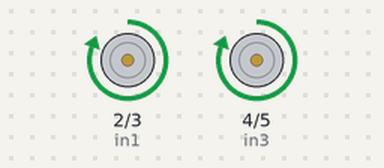
A sketch run on a simulated Arduino Uno, built with avr-gcc and run on an emulated ATmega328P. Shown: motor-driver pin pairs drawn as motors (green arrow = first pin HIGH = forward, orange = second pin HIGH = backward, longer = more drive).

Above: at 0.3 s.
At 3.0 s:
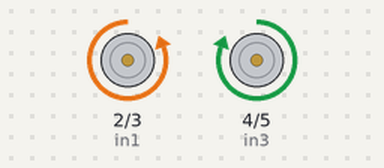
At 5.1 s:
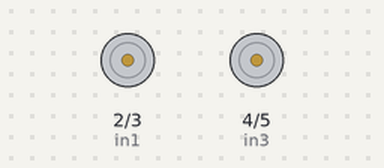
Timing chart, 0 to 7.3 s (numbered marks = the images above):
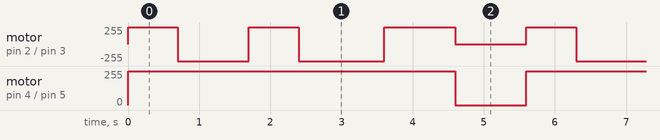

The sketch:

MANCANA.ino
```cpp
int in1 = 2;
int in2 = 3;
int in3 = 4;
int in4 = 5;

void setup() {
  pinMode(in1, OUTPUT);
  pinMode(in2, OUTPUT);
  pinMode(in3, OUTPUT);
  pinMode(in4, OUTPUT);


}
void loop() {

  //კვადრატი
  //  digitalWrite(in1, HIGH);
  //  digitalWrite(in2, LOW);
  //  digitalWrite(in3, HIGH);
  //  digitalWrite(in4, LOW);
  //
  //  delay(1000);
  //
  //  digitalWrite(in1, HIGH);
  //  digitalWrite(in2, LOW);
  //  digitalWrite(in3, LOW);
  //  digitalWrite(in4, HIGH);
  //
  //  delay(800);
  //
  //  digitalWrite(in1, HIGH);
  //  digitalWrite(in2, LOW);
  //  digitalWrite(in3, HIGH);
  //  digitalWrite(in4, LOW);
  //
  //  delay(1000);
  //
  //  digitalWrite(in1, HIGH);
  //  digitalWrite(in2, LOW);
  //  digitalWrite(in3, LOW);
  //  digitalWrite(in4, HIGH);
  //
  //  delay(800);
  //
  //  digitalWrite(in1, HIGH);
  //  digitalWrite(in2, LOW);
  //  digitalWrite(in3, HIGH);
  //  digitalWrite(in4, LOW);
  //
  //  delay(1000);
  //
  //  digitalWrite(in1, HIGH);
  //  digitalWrite(in2, LOW);
  //  digitalWrite(in3, LOW);
  //  digitalWrite(in4, HIGH);
  //
  //  delay(800);
  //
  //
  //  digitalWrite(in1, HIGH);
  //  digitalWrite(in2, LOW);
  //  digitalWrite(in3, HIGH);
  //  digitalWrite(in4, LOW);
  //
  //  delay(1000);
  //
  //  digitalWrite(in1, HIGH);
  //  digitalWrite(in2, LOW);
  //  digitalWrite(in3, LOW);
  //  digitalWrite(in4, HIGH);
  //
  //  delay(800);
  //
  //
  //
  //
  //
  //  digitalWrite(in1, LOW);
  //  digitalWrite(in2, LOW);
  //  digitalWrite(in3, LOW);
  //  digitalWrite(in4, LOW);
  //  delay(1000);


//სამკუთხედი

  digitalWrite(in1, HIGH);
  digitalWrite(in2, LOW);
  digitalWrite(in3, HIGH);
  digitalWrite(in4, LOW);
  delay(700);  //წინ


  digitalWrite(in1, LOW);
  digitalWrite(in2, HIGH);
  digitalWrite(in3, HIGH);
  digitalWrite(in4, LOW);
  delay(1000); //მარჯვნივ


  digitalWrite(in1, HIGH);
  digitalWrite(in2, LOW);
  digitalWrite(in3, HIGH);
  digitalWrite(in4, LOW);
  delay(700); //წინ
  //  digitalWrite(in1, LOW);
  //  digitalWrite(in2, HIGH);
  //  digitalWrite(in3, LOW);
  //  digitalWrite(in4, HIGH);
  //  delay(700);


  digitalWrite(in1, LOW);
  digitalWrite(in2, HIGH);
  digitalWrite(in3, HIGH);
  digitalWrite(in4, LOW);
  delay(1200); //უკან

  digitalWrite(in1, HIGH);
  digitalWrite(in2, LOW);
  digitalWrite(in3, HIGH);
  digitalWrite(in4, LOW);
  delay(1000); //წინ

  digitalWrite(in1, LOW);
  digitalWrite(in2, LOW);
  digitalWrite(in3, LOW);
  digitalWrite(in4, LOW);
  delay(1000);


}
```

Measured:
- by itself, motor on pin 4 (in3) / pin 5 (in4): alternates forward 255/255 for 4.6 s and stopped for 1.0 s
- by itself, motor on pin 2 (in1) / pin 3 (in2): repeats every 5.6 s: backward 255/255 1.0 s, forward 255/255 0.70 s, backward 255/255 1.2 s, forward 255/255 1.0 s, stopped 1.0 s, forward 255/255 0.70 s
